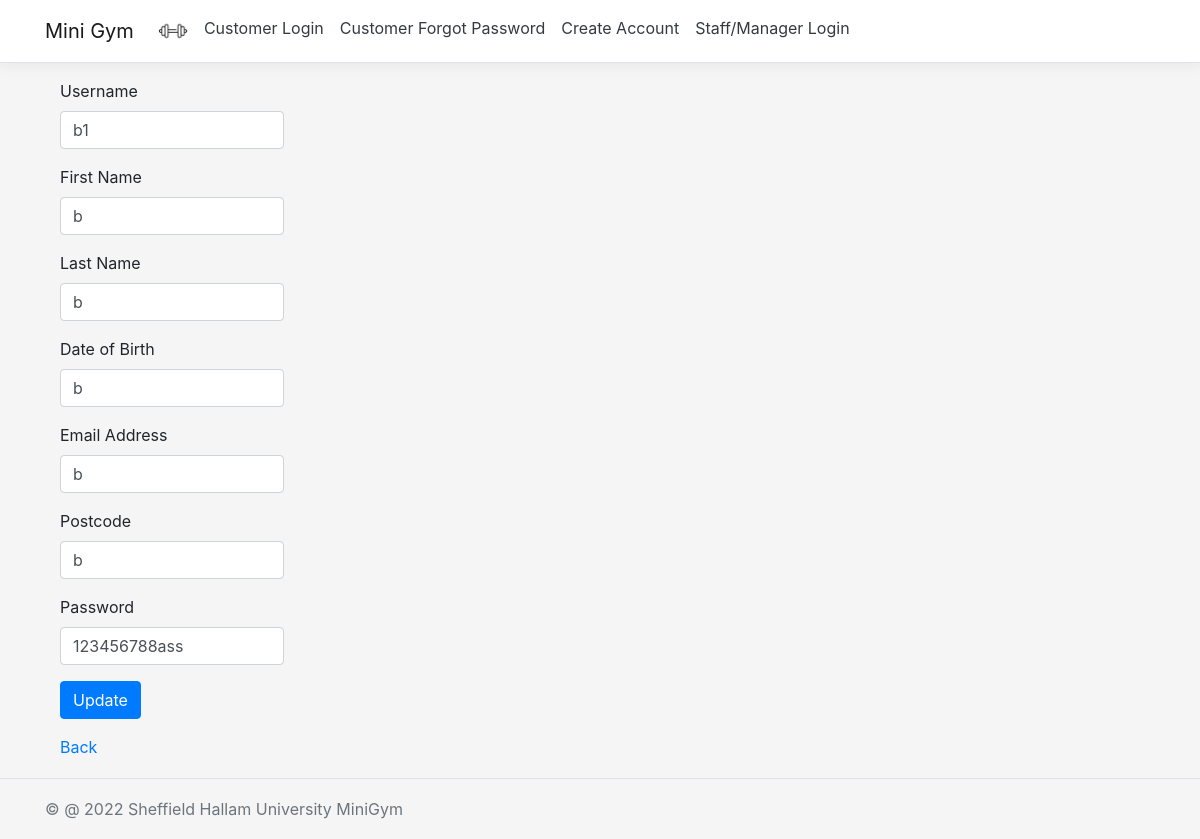
The app's page /MiniGym_Website_C2010722/updatecustomer.php?username=b1 with its own data.
### tables this page shows
CREATE TABLE "customer" (
	"username"	TEXT NOT NULL,
	"fname"	TEXT NOT NULL,
	"lname"	TEXT NOT NULL,
	"datebirth"	TEXT NOT NULL,
	"email"	TEXT NOT NULL,
	"postcode"	TEXT NOT NULL,
	"password"	TEXT NOT NULL,
	PRIMARY KEY("username")
);

### MiniGym_Website_C2010722/updatecustomer.php (the view, shortened to what this page needs)
<?php include("NavBar.php");
$db = new SQLite3('C:\\xampp\minigym_database\\miniGym_database.db');
$sql = "SELECT * FROM customer WHERE username=:username";
$stmt = $db->prepare($sql);
$stmt->bindParam(':username', $_GET['username'], SQLITE3_TEXT);
$result= $stmt->execute();
while($row=$result->fetchArray(SQLITE3_NUM)){
$arrayResult [] = $row;
}
 ?>
<div class="container pb-5">
        <main role="main" class="pb-3">
<div class="row">
<div class="col-11">
<form method="post">
<div class="form-group col-md-3">
<label class="control-label labelFont">Username</label>
<input class="form-control" type="text" name = "username" value="<?php echo $arrayResult[0][0]; ?>">
</div>
<div class="form-group col-md-3">
<label class="control-label labelFont">First Name</label>
<input class="form-control" type="text" name = "firstname" value="<?php echo $arrayResult[0][1]; ?>">
</div>
<div class="form-group col-md-3">
<label class="control-label labelFont">Last Name</label>
<input class="form-control" type="text" name = "lastname" value="<?php echo $arrayResult[0][2]; ?>">
</div>
<div class="form-group col-md-3">
<label class="control-label labelFont">Date of Birth</label>
<input class="form-control" type="text" name = "datebirth" value="<?php echo $arrayResult[0][3]; ?>">
</div>
<div class="form-group col-md-3">
<label class="control-label labelFont">Email Address</label>
<input class="form-control" type="text" name = "email" value="<?php echo $arrayResult[0][4]; ?>">
</div>
<div class="form-group col-md-3">
<label class="control-label labelFont">Postcode</label>
<input class="form-control" type="text" name = "postcode" value="<?php echo $arrayResult[0][5]; ?>">
</div>
<div class="form-group col-md-3">
<label class="control-label labelFont">Password</label>
<input class="form-control" type="text" name = "password" value="<?php echo $arrayResult[0][6]; ?>">
</div>
<div class="form-group col-md-3">
<input type="submit" name="submit" value="Update" class="btn btn-primary">
</div>
<div class="form-group col-md-3"><a href="userindex.php">Back</a></div>
</form>
</div>
</div>
</div>
<?php
    include("Footer.php");
?>

### MiniGym_Website_C2010722/site.css (style rules this page uses)
a { color: #1b6ec2; }
.btn-primary { color: #0366d6; background-color: #1b6ec2; border-color: #1861ac; }
html { font-size: 14px; }
@media (min-width: 768px) { html { font-size: 16px; } }
html { position: relative; min-height: 100%; }
body { margin-bottom: 60px; }
.bgColor { background-color: whitesmoke; }
.container { min-height: 100%; }

### records on screen
customer: username "b1", firstname "b", lastname "b", datebirth "b", email "b", postcode "b", password "123456788ass"
